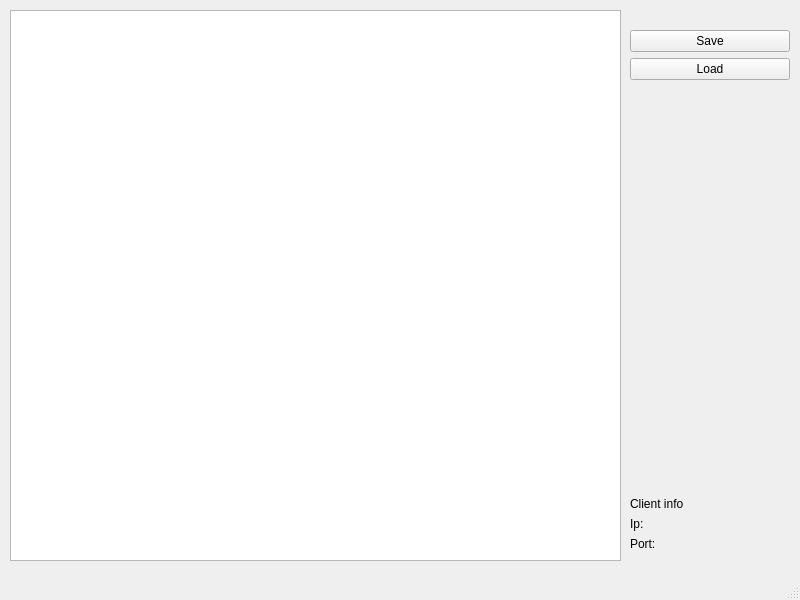
<?xml version="1.0" encoding="UTF-8"?>
<ui version="4.0">
 <class>Client</class>
 <widget class="QMainWindow" name="Client">
  <property name="geometry">
   <rect>
    <x>0</x>
    <y>0</y>
    <width>800</width>
    <height>600</height>
   </rect>
  </property>
  <property name="windowTitle">
   <string>MainWindow</string>
  </property>
  <widget class="QWidget" name="centralwidget">
   <widget class="QPlainTextEdit" name="Text_send">
    <property name="geometry">
     <rect>
      <x>10</x>
      <y>10</y>
      <width>611</width>
      <height>551</height>
     </rect>
    </property>
   </widget>
   <widget class="QWidget" name="verticalLayoutWidget">
    <property name="geometry">
     <rect>
      <x>630</x>
      <y>10</y>
      <width>160</width>
      <height>541</height>
     </rect>
    </property>
    <layout class="QVBoxLayout" name="verticalLayout">
     <item>
      <widget class="QLabel" name="label_2">
       <property name="text">
        <string/>
       </property>
      </widget>
     </item>
     <item>
      <widget class="QPushButton" name="save_button">
       <property name="text">
        <string>Save</string>
       </property>
      </widget>
     </item>
     <item>
      <widget class="QPushButton" name="load_button">
       <property name="text">
        <string>Load</string>
       </property>
      </widget>
     </item>
     <item>
      <spacer name="verticalSpacer">
       <property name="orientation">
        <enum>Qt::Orientation::Vertical</enum>
       </property>
       <property name="sizeHint" stdset="0">
        <size>
         <width>20</width>
         <height>40</height>
        </size>
       </property>
      </spacer>
     </item>
     <item>
      <widget class="QLabel" name="label">
       <property name="text">
        <string>Client info</string>
       </property>
      </widget>
     </item>
     <item>
      <widget class="QLabel" name="label_client_ip">
       <property name="text">
        <string>Ip:</string>
       </property>
      </widget>
     </item>
     <item>
      <widget class="QLabel" name="label_port">
       <property name="text">
        <string>Port:</string>
       </property>
      </widget>
     </item>
    </layout>
   </widget>
  </widget>
  <widget class="QMenuBar" name="menubar">
   <property name="geometry">
    <rect>
     <x>0</x>
     <y>0</y>
     <width>800</width>
     <height>22</height>
    </rect>
   </property>
  </widget>
  <widget class="QStatusBar" name="statusbar"/>
 </widget>
 <resources/>
 <connections/>
</ui>
